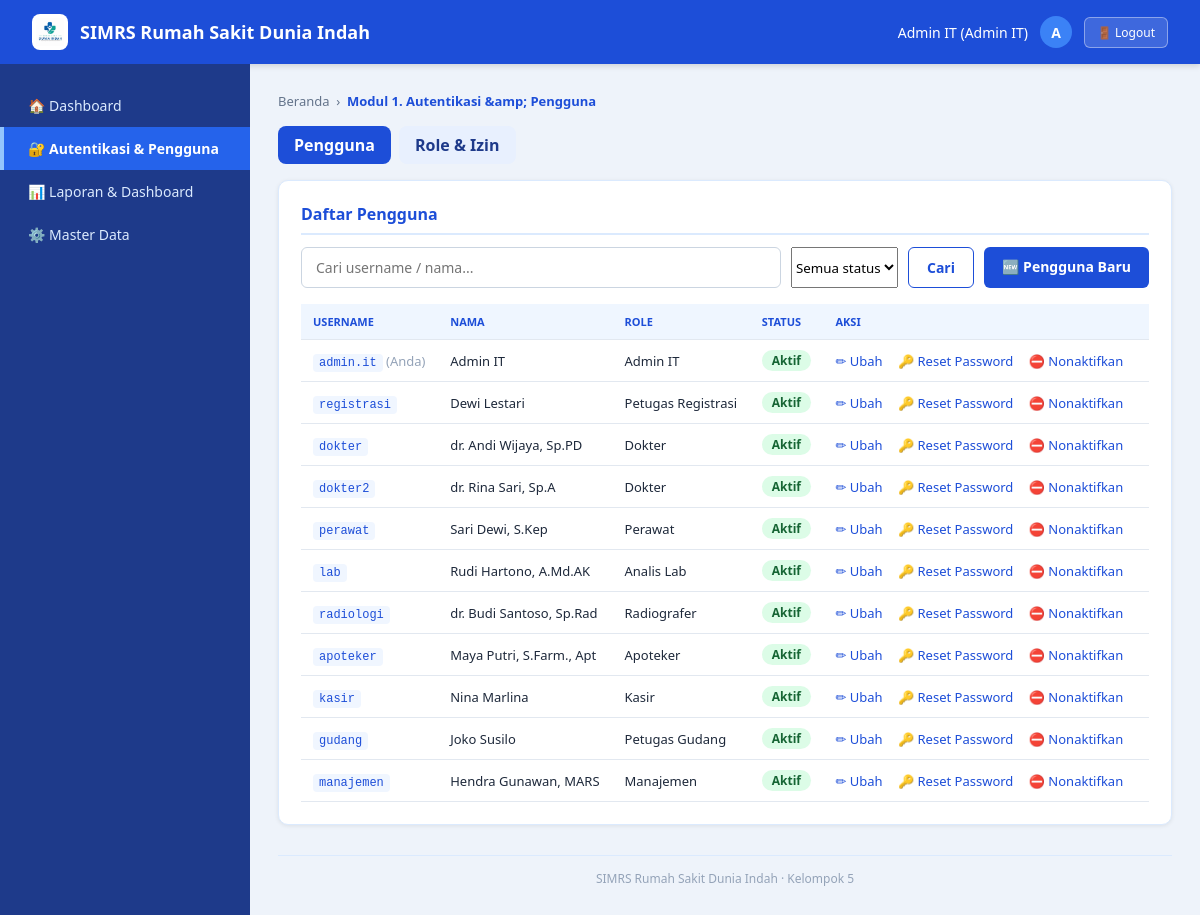
The page /simrs/modules/auth/index.php (signed in) on the database its author committed.
### tables this page shows
CREATE TABLE `users` (
  `user_id` int(10) UNSIGNED NOT NULL,
  `username` varchar(50) NOT NULL,
  `password_hash` varchar(255) NOT NULL,
  `nama` varchar(100) NOT NULL,
  `status` enum('active','inactive') NOT NULL DEFAULT 'active'
);

### simrs/includes/functions.php (called while the page is built, shortened)
<?php
function e(mixed $value): string
{
    return htmlspecialchars((string) $value, ENT_QUOTES | ENT_SUBSTITUTE, 'UTF-8');
}
function url(string $path = ''): string
{
    return BASE_URL . '/' . ltrim($path, '/');
}

### simrs/includes/auth.php (called while the page is built, shortened)
<?php
function current_user(): ?array
{
    return $_SESSION['user'] ?? null;
}

### simrs/config/database.php (called while the page is built, shortened)
<?php
function db(): PDO
{
    static $pdo = null;
    if ($pdo instanceof PDO) {
        return $pdo;
    }
    $dsn = sprintf(
        'mysql:host=%s;port=%s;dbname=%s;charset=%s',
        DB_HOST,
        DB_PORT,
        DB_NAME,
        DB_CHARSET
    );
    try {
        $pdo = new PDO($dsn, DB_USER, DB_PASS, [
            PDO::ATTR_ERRMODE            => PDO::ERRMODE_EXCEPTION,
            PDO::ATTR_DEFAULT_FETCH_MODE => PDO::FETCH_ASSOC,
            PDO::ATTR_EMULATE_PREPARES   => false,
        ]);
    } catch (PDOException $e) {
        error_log('Koneksi database gagal: ' . $e->getMessage());
        http_response_code(500);
        exit('Koneksi database gagal. Pastikan MySQL di XAMPP sudah berjalan dan pengaturan di config/database.php benar.');
    }
    return $pdo;
}

### simrs/includes/users.php (called while the page is built, shortened)
<?php
function usr_status_labels(): array
{
    return ['active' => 'Aktif', 'inactive' => 'Nonaktif'];
}
function usr_list(string $q, string $status, int $page, int $perPage): array
{
    $where  = ' WHERE 1=1';
    $params = [];
    $c = db()->prepare('SELECT COUNT(*) FROM users u' . $where);
    $c->execute($params);
    $total = (int) $c->fetchColumn();
    $sql = 'SELECT u.user_id, u.username, u.nama, u.status,
                   GROUP_CONCAT(r.role_name ORDER BY r.role_id SEPARATOR ", ") AS roles
              FROM users u
              LEFT JOIN user_roles ur ON ur.user_id = u.user_id
              LEFT JOIN roles r       ON r.role_id = ur.role_id'
          . $where . ' GROUP BY u.user_id, u.username, u.nama, u.status
              ORDER BY u.user_id LIMIT :lim OFFSET :off';
    $stmt = db()->prepare($sql);
    $stmt->bindValue(':lim', $perPage, PDO::PARAM_INT);
    $stmt->bindValue(':off', ($page - 1) * $perPage, PDO::PARAM_INT);
    $stmt->execute();
    return [$stmt->fetchAll(), $total];
}

### simrs/includes/permissions.php (called while the page is built, shortened)
<?php
function can(string $permissionCode): bool
{
    return isset($_SESSION['perms'][$permissionCode]);
}

### simrs/modules/auth/index.php (the view, shortened to what this page needs)
<?php
require_once __DIR__ . '/../../includes/bootstrap.php';
require_once APP_ROOT . '/includes/users.php';
$q      = mb_substr(trim((string) ($_GET['q'] ?? '')), 0, 100);
$status = (string) ($_GET['status'] ?? '');
$page   = max(1, (int) ($_GET['page'] ?? 1));
$per    = 15;
[$rows, $total] = usr_list($q, $status, $page, $per);
$myId = (int) current_user()['id'];
$breadcrumb   = 'Modul 1. Autentikasi &amp; Pengguna';
require APP_ROOT . '/includes/layout_header.php';
?>
<div class="cp-tabs">
  <a class="active" href="<?= e(url('modules/auth/index.php')) ?>">Pengguna</a>
  <a href="<?= e(url('modules/auth/roles.php')) ?>">Role &amp; Izin</a>
</div>
<div class="card">
  <h2>Daftar Pengguna</h2>
  <form method="get" action="<?= e(url('modules/auth/index.php')) ?>" class="toolbar">
    <input type="text" name="q" value="<?= e($q) ?>" placeholder="Cari username / nama...">
    <select name="status">
      <option value="">Semua status</option>
    </select>
    <button type="submit" class="btn btn-outline">Cari</button>
    <?php if (can('auth.create')): ?>
      <a class="btn btn-primary" href="<?= e(url('modules/auth/form.php')) ?>">🆕 Pengguna Baru</a>
    <?php endif; ?>
  </form>
  <div class="table-wrap">
    <table>
      <tr><th>Username</th><th>Nama</th><th>Role</th><th>Status</th><th>Aksi</th></tr>
      <?php foreach ($rows as $u): ?>
        <?php $aktif = $u['status'] === 'active'; ?>
        <tr>
          <td><code class="k"><?= e($u['username']) ?></code><?= (int) $u['user_id'] === $myId ? ' <span class="muted">(Anda)</span>' : '' ?></td>
          <td><?= e($u['nama']) ?></td>
          <td><?= $u['roles'] ? e($u['roles']) : '<span class="muted">&mdash;</span>' ?></td>
          <td><span class="cp-badge <?= $aktif ? 'cp-ok' : 'cp-off' ?>"><?= e(usr_status_labels()[$u['status']] ?? $u['status']) ?></span></td>
          <td class="aksi">
            <?php if (can('auth.update')): ?>
              <a class="action-link" href="<?= e(url('modules/auth/form.php?id=' . (int) $u['user_id'])) ?>">✏ Ubah</a>
              <form method="post" action="<?= e(url('modules/auth/reset.php')) ?>" class="inline-form"
                    onsubmit="return confirm('Reset password akun ini? Password lama langsung tidak berlaku.');">
                <button type="submit" class="action-link">🔑 Reset Password</button>
              </form>
              <form method="post" action="<?= e(url('modules/auth/status.php')) ?>" class="inline-form"
                    onsubmit="return confirm('<?= $aktif ? 'Nonaktifkan' : 'Aktifkan' ?> akun ini?');">
                <button type="submit" class="action-link <?= $aktif ? 'danger' : '' ?>"><?= $aktif ? '⛔ Nonaktifkan' : '✅ Aktifkan' ?></button>
              </form>
            <?php endif; ?>
          </td>
        </tr>
      <?php endforeach; ?>
    </table>
  </div>
</div>
<?php require APP_ROOT . '/includes/layout_footer.php'; ?>

### simrs/includes/layout_header.php (shortened to what this page needs)
<?php
$pageTitle    = $pageTitle    ?? 'SIMRS';
$breadcrumb   = $breadcrumb   ?? $pageTitle;
$user    = current_user();
$inisial = mb_strtoupper(mb_substr((string) $user['nama'], 0, 1));
$peran   = implode(', ', $user['roles']);
?>
<!DOCTYPE html>
<html lang="id">
<head>
<link rel="stylesheet" href="<?= e(url('assets/css/app.css')) ?>">
</head>
<body>
  <div class="navbar">
    <div class="brand">
      <div class="brand-mini"><img src="<?= e(url('assets/images/logo-rs.png')) ?>" alt="Logo RS Dunia Indah"></div>
      <h1>SIMRS Rumah Sakit Dunia Indah</h1>
    </div>
    <div class="user-info">
      <span><?= e($user['nama']) ?> (<?= e($peran) ?>)</span>
      <div class="avatar"><?= e($inisial) ?></div>
      <form method="post" action="<?= e(url('logout.php')) ?>" class="logout-form">
        <button type="submit" class="logout-btn">🚪 Logout</button>
      </form>
    </div>
  </div>
  <div class="layout">
    <?php require APP_ROOT . '/includes/layout_sidebar.php'; ?>
    <div class="content">
      <div class="breadcrumb">Beranda &nbsp;›&nbsp; <span><?= e($breadcrumb) ?></span></div>

### simrs/assets/css/app.css (style rules this page uses)
:root { --biru-utama: #1d4ed8; --biru-tua: #1e3a8a; --biru-hover: #1e40af; --biru-muda: #eff6ff; --biru-garis: #dbeafe; --latar: #eef3fa; --teks: #1e293b; --teks-redup: #64748b; }
* { margin: 0; padding: 0; box-sizing: border-box; font-family: 'Segoe UI', Arial, sans-serif; }
body { background: var(--latar); color: var(--teks); }
.btn { padding: 10px 18px; border: none; border-radius: 6px; cursor: pointer; font-size: 14px; font-weight: 600; }
.btn-primary { background: var(--biru-utama); color: #fff; }
.btn-outline { background: #fff; color: var(--biru-utama); border: 1px solid var(--biru-utama); }
.card { background: #fff; border-radius: 10px; padding: 22px; margin-bottom: 22px; border: 1px solid var(--biru-garis); box-shadow: 0 1px 4px rgba(0, 0, 0, 0.08); }
.card h2 { font-size: 16px; color: var(--biru-utama); border-bottom: 2px solid var(--biru-garis); padding-bottom: 8px; margin-bottom: 12px; }
.navbar { background: var(--biru-utama); color: #fff; padding: 14px 32px; display: flex; justify-content: space-between; align-items: center; box-shadow: 0 2px 6px rgba(0, 0, 0, 0.15); }
.navbar .brand { display: flex; align-items: center; gap: 12px; }
.navbar .brand-mini { width: 36px; height: 36px; background: #fff; border-radius: 8px; display: flex; align-items: center; justify-content: center; overflow: hidden; padding: 4px; }
.navbar .brand-mini img { max-width: 100%; max-height: 100%; object-fit: contain; }
.navbar h1 { font-size: 18px; font-weight: 600; }
.navbar .user-info { display: flex; align-items: center; gap: 12px; font-size: 14px; }
.navbar .avatar { width: 32px; height: 32px; border-radius: 50%; background: #3b82f6; display: flex; align-items: center; justify-content: center; font-weight: bold; }
.navbar .logout-form { margin: 0; }
.navbar .logout-btn { background: rgba(255, 255, 255, 0.15); border: 1px solid rgba(255, 255, 255, 0.4); color: #fff; padding: 6px 12px; border-radius: 6px; font-size: 12px; cursor: pointer; }
.layout { display: flex; min-height: calc(100vh - 64px); }
.content { flex: 1; padding: 28px; min-width: 0; }
.breadcrumb { font-size: 13px; color: var(--teks-redup); margin-bottom: 16px; }
.breadcrumb span { color: var(--biru-utama); font-weight: 600; }
a.btn { display: inline-block; text-decoration: none; }
.muted { color: #94a3b8; }
code.k { background: #f0f6ff; color: var(--biru-utama); padding: 2px 6px; border-radius: 4px; font-family: 'Consolas', monospace; font-size: 12px; }
.toolbar { display: flex; gap: 10px; margin-bottom: 16px; flex-wrap: wrap; }
.toolbar input[type="text"] { flex: 1; min-width: 180px; padding: 10px 14px; border: 1px solid #cbd5e1; border-radius: 6px; font-size: 14px; }
.table-wrap { overflow-x: auto; }
table { width: 100%; border-collapse: collapse; font-size: 13px; }
th, td { text-align: left; padding: 10px 12px; border-bottom: 1px solid #e2e8f0; vertical-align: middle; }
th { background: var(--biru-muda); color: var(--biru-utama); font-size: 11px; text-transform: uppercase; white-space: nowrap; }
td.aksi { white-space: nowrap; }
.action-link { background: none; border: none; padding: 0; margin-right: 12px; font-size: 13px; color: var(--biru-utama); cursor: pointer; text-decoration: none; }
.inline-form { display: inline; margin: 0; }
.cp-tabs { display:flex;gap:8px;margin-bottom:16px;flex-wrap:wrap }
.cp-tabs a { padding:8px 16px;border-radius:8px;background:#e8f0fe;color:var(--biru-tua);text-decoration:none;font-weight:600 }
.cp-tabs a.active { background:var(--biru-utama);color:#fff }
.cp-badge { display:inline-block;padding:2px 10px;border-radius:12px;font-size:12px;font-weight:600 }
.cp-ok { background:#dcfce7;color:#166534 }

### rows shown on the page
users: nama "Admin IT", nama "A", username "admin.it", shows "(Anda)", roles "Admin IT", status "Aktif", shows "⛔ Nonaktifkan"
users: username "registrasi", nama "Dewi Lestari", roles "Petugas Registrasi", status "Aktif", shows "⛔ Nonaktifkan"
users: username "dokter", nama "dr. Andi Wijaya, Sp.PD", roles "Dokter", status "Aktif", shows "⛔ Nonaktifkan"
users: username "dokter2", nama "dr. Rina Sari, Sp.A", roles "Dokter", status "Aktif", shows "⛔ Nonaktifkan"
users: username "perawat", nama "Sari Dewi, S.Kep", roles "Perawat", status "Aktif", shows "⛔ Nonaktifkan"
users: username "lab", nama "Rudi Hartono, A.Md.AK", roles "Analis Lab", status "Aktif", shows "⛔ Nonaktifkan"
users: username "radiologi", nama "dr. Budi Santoso, Sp.Rad", roles "Radiografer", status "Aktif", shows "⛔ Nonaktifkan"
users: username "apoteker", nama "Maya Putri, S.Farm., Apt", roles "Apoteker", status "Aktif", shows "⛔ Nonaktifkan"
users: username "kasir", nama "Nina Marlina", roles "Kasir", status "Aktif", shows "⛔ Nonaktifkan"
users: username "gudang", nama "Joko Susilo", roles "Petugas Gudang", status "Aktif", shows "⛔ Nonaktifkan"
users: username "manajemen", nama "Hendra Gunawan, MARS", roles "Manajemen", status "Aktif", shows "⛔ Nonaktifkan"

### other values the page prints
$modul['icon'] "🔐"
$modul['label'] "Autentikasi & Pengguna"
$modul['icon'] "📊"
$modul['label'] "Laporan & Dashboard"
$modul['icon'] "⚙️"
$modul['label'] "Master Data"
$breadcrumb "Modul 1. Autentikasi &amp; Pengguna"
